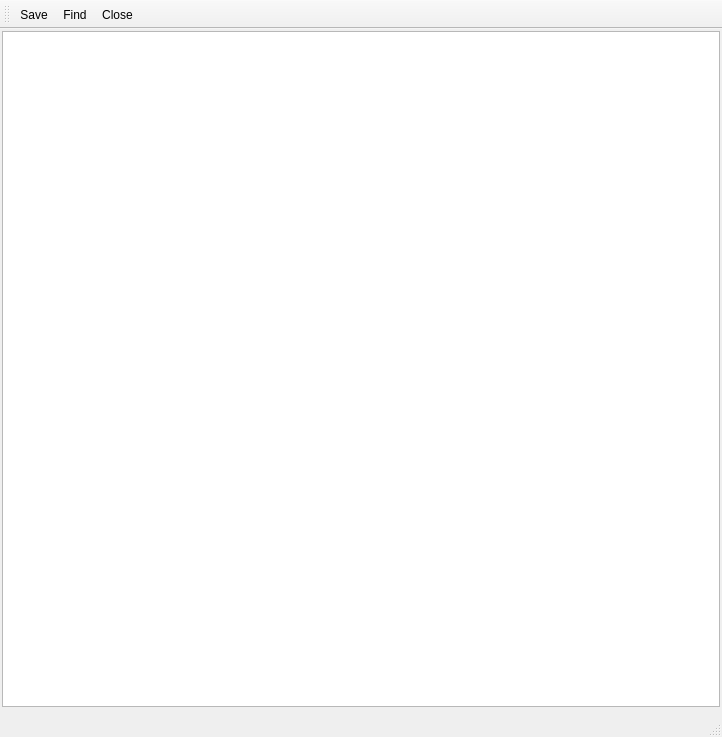
<?xml version="1.0" encoding="UTF-8"?>
<ui version="4.0">
 <class>UserScriptEditor</class>
 <widget class="QMainWindow" name="UserScriptEditor">
  <property name="geometry">
   <rect>
    <x>0</x>
    <y>0</y>
    <width>722</width>
    <height>737</height>
   </rect>
  </property>
  <property name="windowTitle">
   <string>MainWindow</string>
  </property>
  <widget class="QWidget" name="centralwidget">
   <layout class="QVBoxLayout" name="verticalLayout">
    <property name="leftMargin">
     <number>2</number>
    </property>
    <property name="topMargin">
     <number>2</number>
    </property>
    <property name="rightMargin">
     <number>2</number>
    </property>
    <property name="bottomMargin">
     <number>2</number>
    </property>
    <item>
     <widget class="CodeEditor" name="scriptEditor"/>
    </item>
    <item>
     <widget class="FindTextWidget" name="widgetFindText" native="true"/>
    </item>
   </layout>
  </widget>
  <widget class="QStatusBar" name="statusbar"/>
  <widget class="QToolBar" name="toolBar">
   <property name="windowTitle">
    <string>toolBar</string>
   </property>
   <attribute name="toolBarArea">
    <enum>TopToolBarArea</enum>
   </attribute>
   <attribute name="toolBarBreak">
    <bool>false</bool>
   </attribute>
   <addaction name="actionSave"/>
   <addaction name="actionFind"/>
   <addaction name="actionClose"/>
  </widget>
  <action name="actionSave">
   <property name="icon">
    <iconset theme="document-save">
     <normaloff>.</normaloff>.</iconset>
   </property>
   <property name="text">
    <string>Save</string>
   </property>
   <property name="toolTip">
    <string>Save Changes</string>
   </property>
   <property name="shortcut">
    <string>Ctrl+S</string>
   </property>
  </action>
  <action name="actionFind">
   <property name="icon">
    <iconset resource="../../app/assets/application.qrc">
     <normaloff>:/edit-find.png</normaloff>:/edit-find.png</iconset>
   </property>
   <property name="text">
    <string>Find</string>
   </property>
   <property name="toolTip">
    <string>Find Text</string>
   </property>
   <property name="shortcut">
    <string>Ctrl+F</string>
   </property>
  </action>
  <action name="actionClose">
   <property name="icon">
    <iconset theme="window-close">
     <normaloff>.</normaloff>.</iconset>
   </property>
   <property name="text">
    <string>Close</string>
   </property>
   <property name="toolTip">
    <string>Close Script</string>
   </property>
   <property name="shortcut">
    <string>Ctrl+Q</string>
   </property>
  </action>
 </widget>
 <customwidgets>
  <customwidget>
   <class>FindTextWidget</class>
   <extends>QWidget</extends>
   <header>FindTextWidget.h</header>
   <container>1</container>
  </customwidget>
  <customwidget>
   <class>CodeEditor</class>
   <extends>QPlainTextEdit</extends>
   <header>CodeEditor.h</header>
  </customwidget>
 </customwidgets>
 <resources>
  <include location="../../app/assets/application.qrc"/>
 </resources>
 <connections/>
</ui>
